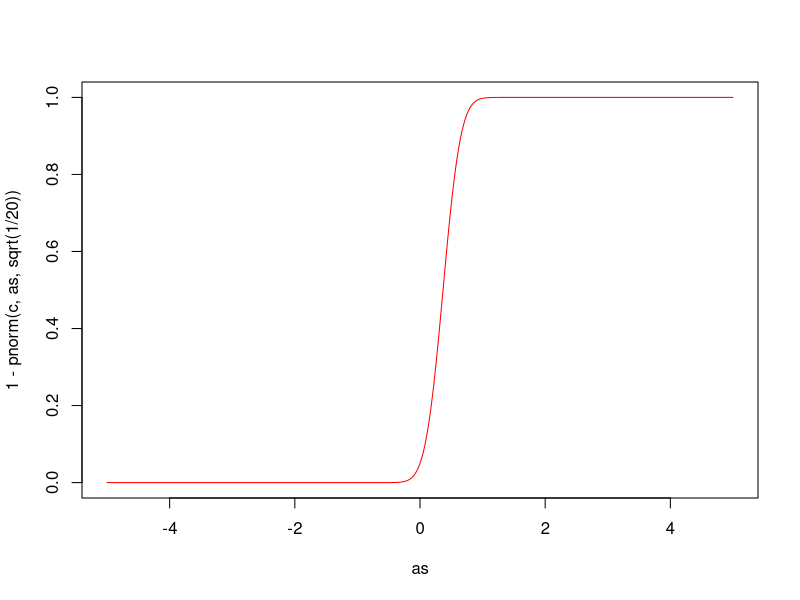

This chart was generated by the following R code:
n <- 20
as <- seq(-5, 5, length.out=1000)

c <- qnorm(0.95)/sqrt(n)

plot(as, 1-pnorm(c, as, sqrt(1/20)), type='l', col='red')


